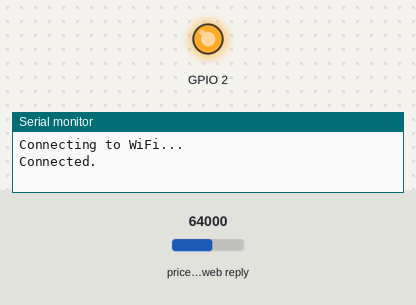
This sketch was run on a simulated ESP32. Shown: output pins drawn as LEDs (lit = HIGH), the last lines printed to the serial monitor. The inputs (shaded band) are chosen by the test bench; at power-on: price in the web reply 64000. WiFi joins after 1.5 s; servers stay silent unless stated; web services answer with replies made up by the test bench.

Above: at 3.1 s.
At 4.7 s:
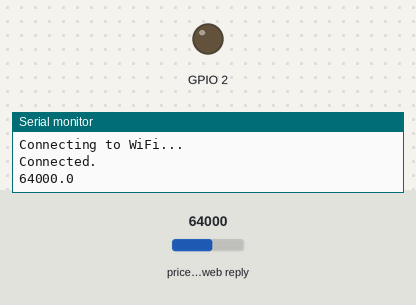
Timing chart, 0 to 10.4 s (numbered marks = the images above):
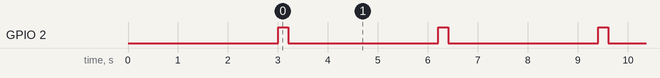

The sketch:

BTC_clock.ino
```cpp
#include <WiFi.h>
#include <HTTPClient.h>

const char* ssid = "YOUR_WIFI_NAME";
const char* pass = "YOUR_WIFI_PASS";

const char* root_ca = \
"-----BEGIN CERTIFICATE-----\n" \
"MIIDdzCCAl+gAwIBAgIEAgAAuTANBgkqhkiG9w0BAQUFADBaMQswCQYDVQQGEwJJ\n" \
"RTESMBAGA1UEChMJQmFsdGltb3JlMRMwEQYDVQQLEwpDeWJlclRydXN0MSIwIAYD\n" \
"VQQDExlCYWx0aW1vcmUgQ3liZXJUcnVzdCBSb290MB4XDTAwMDUxMjE4NDYwMFoX\n" \
"DTI1MDUxMjIzNTkwMFowWjELMAkGA1UEBhMCSUUxEjAQBgNVBAoTCUJhbHRpbW9y\n" \
"ZTETMBEGA1UECxMKQ3liZXJUcnVzdDEiMCAGA1UEAxMZQmFsdGltb3JlIEN5YmVy\n" \
"VHJ1c3QgUm9vdDCCASIwDQYJKoZIhvcNAQEBBQADggEPADCCAQoCggEBAKMEuyKr\n" \
"mD1X6CZymrV51Cni4eiVgLGw41uOKymaZN+hXe2wCQVt2yguzmKiYv60iNoS6zjr\n" \
"IZ3AQSsBUnuId9Mcj8e6uYi1agnnc+gRQKfRzMpijS3ljwumUNKoUMMo6vWrJYeK\n" \
"mpYcqWe4PwzV9/lSEy/CG9VwcPCPwBLKBsua4dnKM3p31vjsufFoREJIE9LAwqSu\n" \
"XmD+tqYF/LTdB1kC1FkYmGP1pWPgkAx9XbIGevOF6uvUA65ehD5f/xXtabz5OTZy\n" \
"dc93Uk3zyZAsuT3lySNTPx8kmCFcB5kpvcY67Oduhjprl3RjM71oGDHweI12v/ye\n" \
"jl0qhqdNkNwnGjkCAwEAAaNFMEMwHQYDVR0OBBYEFOWdWTCCR1jMrPoIVDaGezq1\n" \
"BE3wMBIGA1UdEwEB/wQIMAYBAf8CAQMwDgYDVR0PAQH/BAQDAgEGMA0GCSqGSIb3\n" \
"DQEBBQUAA4IBAQCFDF2O5G9RaEIFoN27TyclhAO992T9Ldcw46QQF+vaKSm2eT92\n" \
"9hkTI7gQCvlYpNRhcL0EYWoSihfVCr3FvDB81ukMJY2GQE/szKN+OMY3EU/t3Wgx\n" \
"jkzSswF07r51XgdIGn9w/xZchMB5hbgF/X++ZRGjD8ACtPhSNzkE1akxehi/oCr0\n" \
"Epn3o0WC4zxe9Z2etciefC7IpJ5OCBRLbf1wbWsaY71k5h+3zvDyny67G7fyUIhz\n" \
"ksLi4xaNmjICq44Y3ekQEe5+NauQrz4wlHrQMz2nZQ/1/I6eYs9HRCwBXbsdtTLS\n" \
"R9I4LtD+gdwyah617jzV/OeBHRnDJELqYzmp\n" \
"-----END CERTIFICATE-----\n";

#define PRICE_LOG_SIZE 1200
float price_log[PRICE_LOG_SIZE];
unsigned int price_log_head = 0;
unsigned int price_log_count = 0;

#define UP_TRI 0x9A
#define DOWN_TRI 0x98
#define UP_ARROW 0xFC
#define DOWN_ARROW 0xFA

void setup() {
  // put your setup code here, to run once:
  pinMode(2, OUTPUT);
  digitalWrite(2, LOW);
  Serial.begin(115200);
  Serial2.begin(19200, SERIAL_8E1, 25, 27);
  delay(1000);
  Serial.print("Connecting to WiFi...");
  Serial2.write(0x0E);
  Serial2.write(0x0D);
  Serial2.write(0x19);
  Serial2.print("Connecting...");
  WiFi.begin(ssid, pass);
  while(WiFi.status() != WL_CONNECTED) {
    delay(1000);
    Serial2.print(".");
  }
  Serial.println("");

  Serial.println("Connected.");


}

char lastDir = ' ';
float lastPrice = 0;

void loop() {
  if((WiFi.status() == WL_CONNECTED)) {
    HTTPClient http;
    http.begin("https://api.coinbase.com/v2/prices/BTC-USD/spot", root_ca);
    digitalWrite(2, HIGH);
    int statusCode = http.GET();
    digitalWrite(2, LOW);
    if(statusCode > 0) {
      String result = http.getString().substring(49,56);
      float price = result.toFloat();
      float diff = price - lastPrice;
      if(lastPrice != 0 && (abs(diff) > 0.01)) {
        if(diff > 0) {
          lastDir = UP_TRI;
        } else if(diff < 0) {
          lastDir = DOWN_TRI;
        }
      }
      lastPrice = price;

      Serial.println(result);
      Serial2.println("");
      Serial2.print(result);
      Serial2.print(lastDir);

      int nextIndex = (price_log_head + 1) % PRICE_LOG_SIZE;
      if(price_log_count == PRICE_LOG_SIZE) {
        float hourAgo = price_log[nextIndex];
        diff = 100 * (price - hourAgo) / hourAgo;
      } else {
        diff = 100 * (price - price_log[0]) / price_log[0];
        price_log_count++;
      }

        char dir = (diff > 0) ? UP_TRI : DOWN_TRI;
        if(price_log_count < PRICE_LOG_SIZE) {
          dir += (DOWN_ARROW - DOWN_TRI);
        }
        String percentOut = String(String(abs(diff),2) + "%");
        Serial2.write(0x1B);
        Serial2.write(0x48);
        Serial2.write((char) 19 - percentOut.length());
        Serial2.write(dir);
        Serial2.print(percentOut);

      price_log[price_log_head] = price;
      price_log_head = nextIndex;
    } else {
      Serial.println("Error on HTTP request");
    }
    http.end();
  }
  delay(3000);
}
```

Measured:
- by itself, GPIO 2: alternates HIGH for 0.20 s and LOW for 3.0 s
